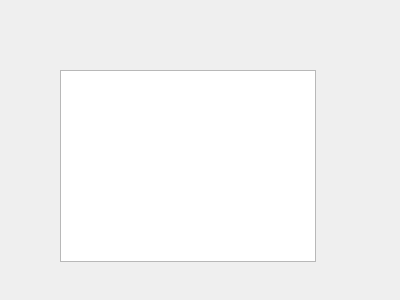
<?xml version="1.0" encoding="UTF-8"?>
<ui version="4.0">
 <class>table</class>
 <widget class="QWidget" name="table">
  <property name="geometry">
   <rect>
    <x>0</x>
    <y>0</y>
    <width>400</width>
    <height>300</height>
   </rect>
  </property>
  <property name="windowTitle">
   <string>Form</string>
  </property>
  <widget class="QTableWidget" name="passwordtable">
   <property name="geometry">
    <rect>
     <x>60</x>
     <y>70</y>
     <width>256</width>
     <height>192</height>
    </rect>
   </property>
  </widget>
 </widget>
 <resources/>
 <connections/>
</ui>
